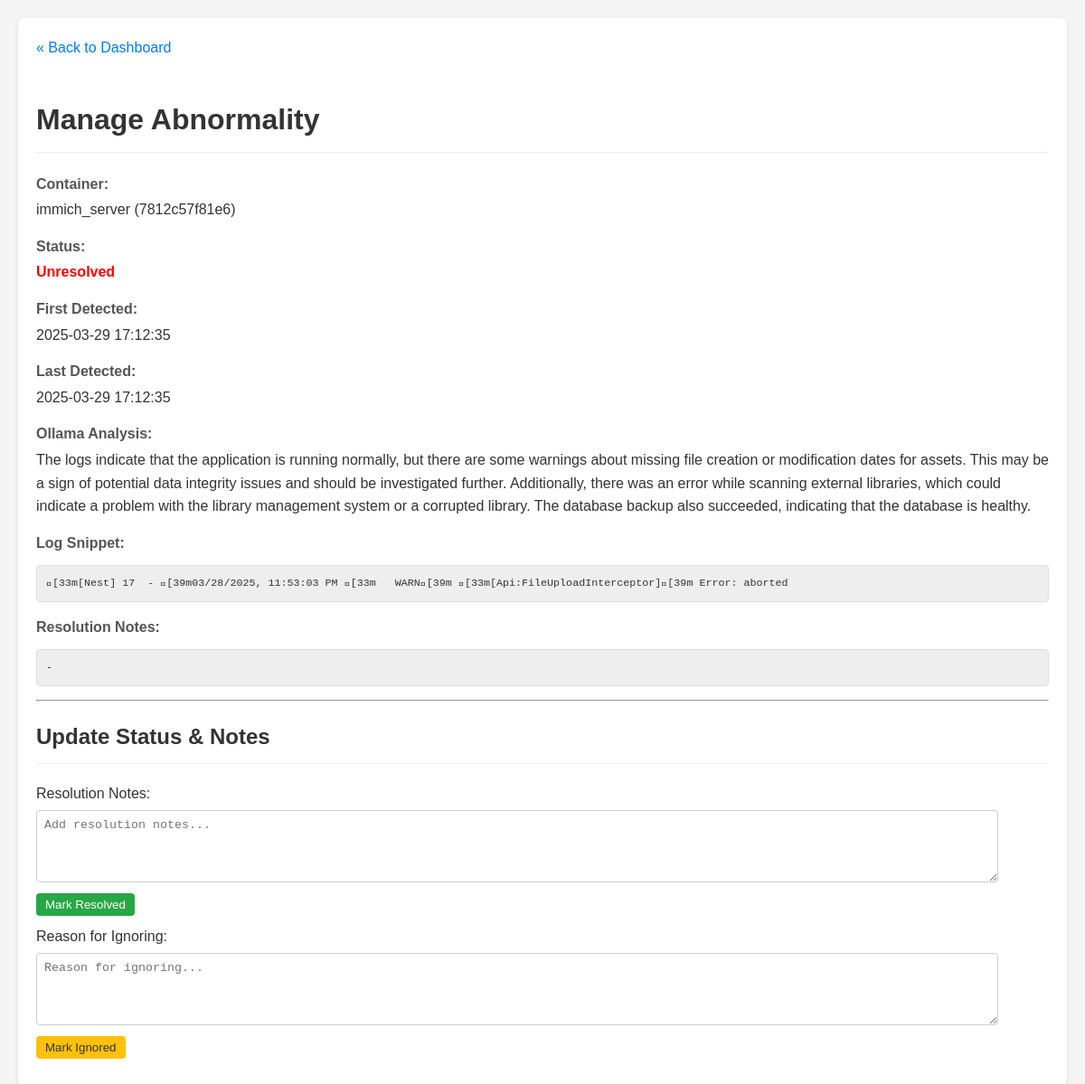
/manage/17, run on an earlier commit of the app's database.
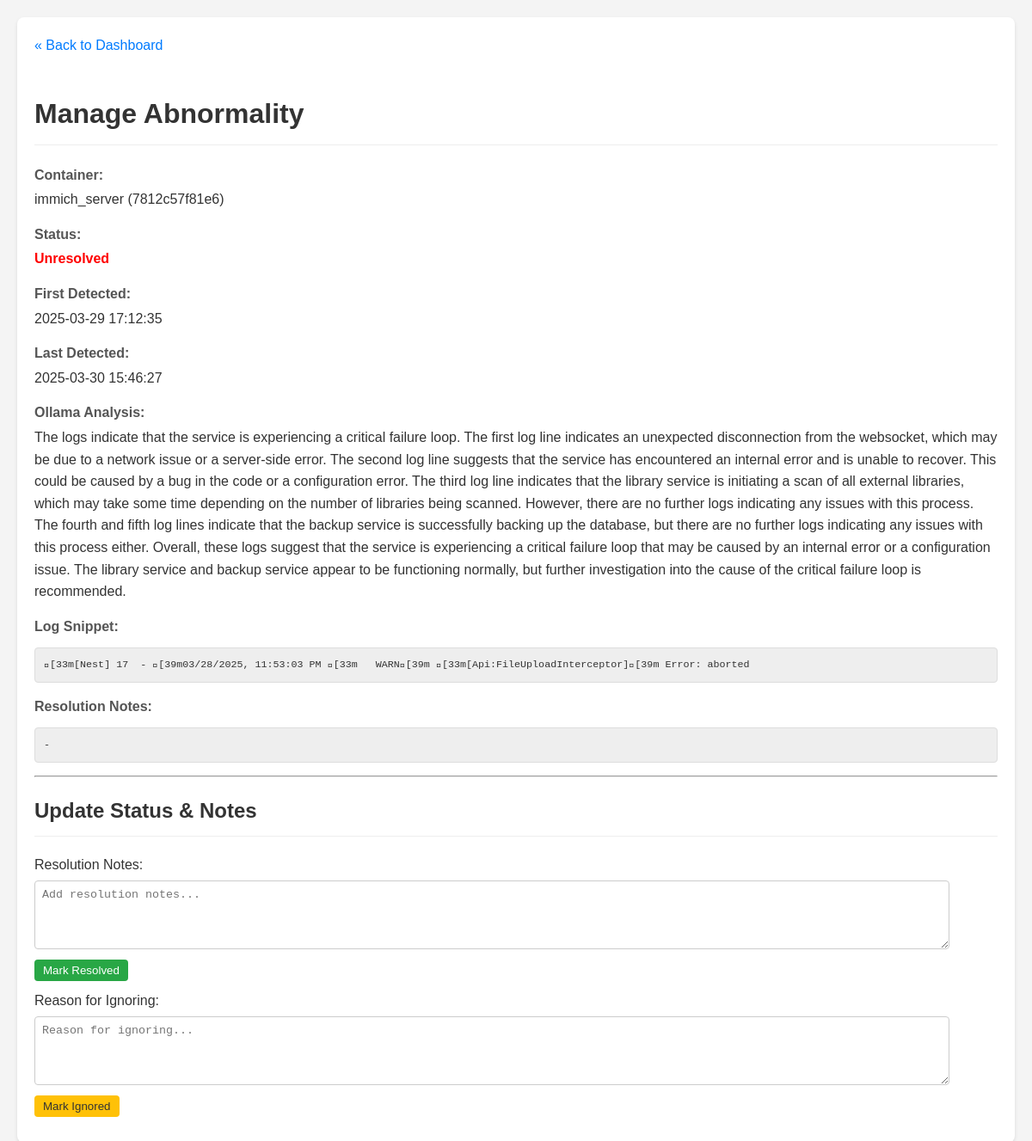
And on a later commit of the database.
### tables this page shows
CREATE TABLE abnormalities (
                id INTEGER PRIMARY KEY AUTOINCREMENT,
                container_name TEXT NOT NULL,
                container_id TEXT NOT NULL,
                log_snippet TEXT NOT NULL,
                ollama_analysis TEXT,
                first_detected_timestamp TEXT,
                last_detected_timestamp TEXT,
                status TEXT DEFAULT 'unresolved',
                resolution_notes TEXT,
                UNIQUE(container_id, log_snippet)
            );

### app.py (the view, shortened to what this page needs)
@app.route('/manage/<int:abnormality_id>', methods=['GET', 'POST'])
def manage_abnormality(abnormality_id):
    abnormality = db.get_abnormality_by_id(abnormality_id)
    if not abnormality: flash(f'ID {abnormality_id} not found.', 'error'); return redirect(url_for('index'))
    with settings_lock: current_color_settings = {k: v for k, v in app_settings.items() if k.startswith('color_')}
    return render_template('manage.html', abnormality=abnormality, color_settings=current_color_settings)

### db.py (called while the page is built)
def _parse_iso_datetime(iso_string):
    if not iso_string: return None
    try:
        if 'T' not in iso_string: return iso_string
        if '+' in iso_string: iso_string = iso_string.split('+')[0]
        if 'Z' in iso_string: iso_string = iso_string.replace('Z', '')
        if '.' in iso_string:
             dt_part, ms_part = iso_string.split('.')
             ms_part = ms_part[:6]; iso_string = f"{dt_part}.{ms_part}"
        return datetime.datetime.fromisoformat(iso_string)
    except (ValueError, TypeError) as e:
        logging.warning(f"Could not parse ISO timestamp '{iso_string}': {e}")
        return iso_string

def get_db():
    try:
        os.makedirs(DATABASE_DIR, exist_ok=True)
    except OSError as e:
        logging.error(f"Could not create database directory {DATABASE_DIR}: {e}")
    conn = sqlite3.connect(DATABASE, detect_types=sqlite3.PARSE_DECLTYPES | sqlite3.PARSE_COLNAMES)
    conn.row_factory = sqlite3.Row
    return conn

### templates/manage.html (shortened to what this page needs)
<!DOCTYPE html>
<html lang="en">
<head>
    <link rel="stylesheet" href="{{ url_for('static', filename='style.css') }}">
</head>
<body>
    <div class="container">
        <a href="{{ url_for('index') }}" class="back-link">« Back to Dashboard</a>
        <h1>Manage Abnormality</h1>
        {% if abnormality %}
            <div class="detail-item">
                <strong>Container:</strong> {{ abnormality.container_name }} ({{ abnormality.container_id[:12] }})
            </div>
            <div class="detail-item">
                <strong>Status:</strong> <span class="status-{{ abnormality.status }}">{{ abnormality.status.capitalize() }}</span>
            </div>
             <div class="detail-item">
                <strong>First Detected:</strong> {{ abnormality.first_detected_timestamp.strftime('%Y-%m-%d %H:%M:%S') if abnormality.first_detected_timestamp else 'N/A' }}
            </div>
             <div class="detail-item">
                <strong>Last Detected:</strong> {{ abnormality.last_detected_timestamp.strftime('%Y-%m-%d %H:%M:%S') if abnormality.last_detected_timestamp else 'N/A' }}
            </div>
             <div class="detail-item">
                <strong>Ollama Analysis:</strong> {{ abnormality.ollama_analysis }}
            </div>
            <div class="detail-item">
                <strong>Log Snippet:</strong> <pre>{{ abnormality.log_snippet }}</pre>
            </div>
             <div class="detail-item">
                <strong>Resolution Notes:</strong>
                <pre>{{ abnormality.resolution_notes if abnormality.resolution_notes else '-' }}</pre>
            </div>
            <hr>
            <h2>Update Status & Notes</h2>
            <div class="actions">
                {% if abnormality.status == 'unresolved' or abnormality.status == 'ignored' %}
                <form method="POST" action="{{ url_for('manage_abnormality', abnormality_id=abnormality.id) }}">
                    <label for="notes_resolve">Resolution Notes:</label><br>
                    <textarea id="notes_resolve" name="notes" placeholder="Add resolution notes...">{{ abnormality.resolution_notes if abnormality.resolution_notes else '' }}</textarea><br>
                    <button type="submit" class="button-resolve">Mark Resolved</button>
                </form>
                {% endif %}
                {% if abnormality.status == 'unresolved' or abnormality.status == 'resolved' %}
                 <form method="POST" action="{{ url_for('manage_abnormality', abnormality_id=abnormality.id) }}">
                    <label for="notes_ignore">Reason for Ignoring:</label><br>
                    <textarea id="notes_ignore" name="notes" placeholder="Reason for ignoring...">{{ abnormality.resolution_notes if abnormality.resolution_notes else '' }}</textarea><br>
                    <button type="submit" class="button-ignore">Mark Ignored</button>
                </form>
                {% endif %}
            </div>
        {% else %}
            <p>Abnormality details not found.</p>
        {% endif %}
    </div>
</body>
</html>

What changed in the data, as far as the page shows it:
changed abnormalities "immich_server": ollama_analysis "…logs indicate that the application is running normally, but there are some warnings about missing file creation or modification dates for assets. This may be a sign of potential data integrity issues and should be investigated further. Additionally, there was an error while scanning external libraries, which could indicate a problem with the library management system or a corrupted library. The database backup also succeeded, indicating that the database is healthy." → "…logs indicate that the service is experiencing a critical failure loop. The first log line indicates an unexpected disconnection from the websocket, which may be due to a network issue or a server-side error. The second log line suggests that the service has encountered an internal error and is unable to recover. This could be caused by a bug in the code or a configuration error. The third log line indicates that the library service is initiating a scan of all external libraries, which may take some time depending on the number of libraries being scanned. However, there are no further logs indicating any issues with this process. The fourth and fifth log lines indicate that the backup…"
Also different on the page:
text no longer shown: "2025-03-29 17:12:35"
text now shown: "2025-03-30 15:46:27"
